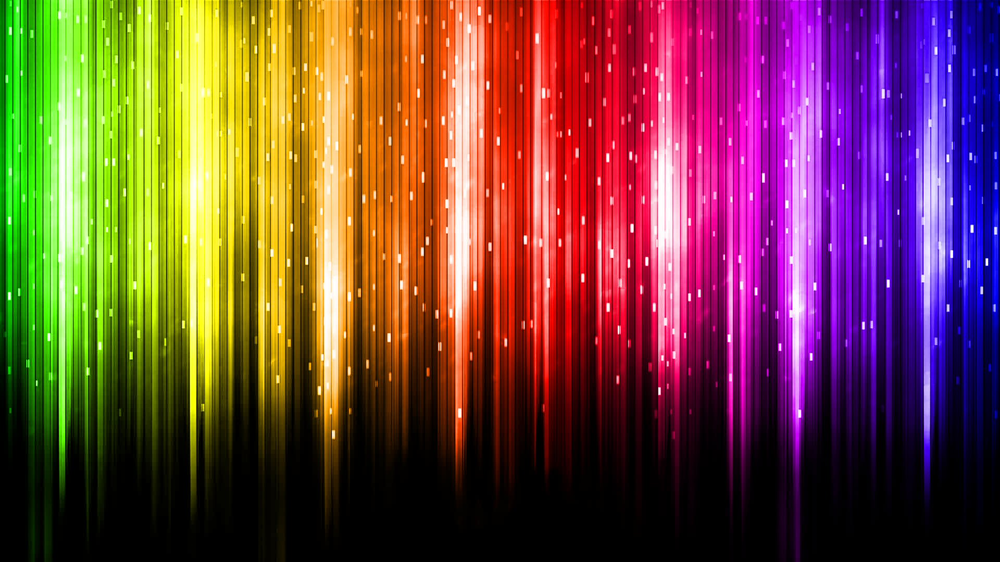
#> input picture SystemyMultimedialne/Lab01/pic1.png, 1000 x 562 px, shrunk from 1920 x 1080 before the run
$ python lab01.py
#> lines starting #> are read from the running program, lines starting #| are printed output that depends on the picture
import numpy as np
import matplotlib.pyplot as plt


class Lab01:

    def __init__(self, img, w1=-1, w2=-1, k1=-1, k2=-1):
        self.w1 = 0 if w1 == -1 else w1
        self.w2 = img.shape[0] if w1 == -1 else w2
        self.k1 = 0 if w1 == -1 else w1
        self.k2 = img.shape[1] if w1 == -1 else k2
        self.img = img[self.w1:self.w2, self.k1:self.k2, :]

    def show_plot(self):

        y1 = 0.299 * self.img[:, :, 0] + 0.587 * self.img[:, :, 1] + 0.114 * self.img[:, :, 2]
        y2 = 0.2126 * self.img[:, :, 0] + 0.7152 * self.img[:, :, 1] + 0.0722 * self.img[:, :, 2]

        # I row

        plt.subplot(3, 3, 1)
        print(self.img.shape)
        plt.imshow(self.img)

        plt.subplot(3, 3, 2)
        plt.imshow(y1, cmap=plt.cm.gray)

        plt.subplot(3, 3, 3)
        plt.imshow(y2, cmap=plt.cm.gray)

        # II row

        plt.subplot(3, 3, 4)
        plt.imshow(self.img[:, :, 0], cmap=plt.cm.gray)

        plt.subplot(3, 3, 5)
        plt.imshow(self.img[:, :, 1], cmap=plt.cm.gray)

        plt.subplot(3, 3, 6)
        plt.imshow(self.img[:, :, 2], cmap=plt.cm.gray)

        # III row

        plt.subplot(3, 3, 7)
        img_red = self.img.copy()
        img_red[:, :, 1:] = 0
        plt.imshow(img_red)

        plt.subplot(3, 3, 8)
        img_green = self.img.copy()
        img_green[:, :, 0] = 0
        img_green[:, :, 2] = 0
        plt.imshow(img_green)

        plt.subplot(3, 3, 9)
        img_blue = self.img.copy()
        img_blue[:, :, :2] = 0
        plt.imshow(img_blue)

        plt.show()


"""EXC 1"""

img1 = plt.imread('pic1.png')
#> img1 is the input picture: shape (562, 1000, 3) float32; mean R, G, B 0.459, 0.274, 0.244
pic1 = Lab01(img1)
pic1.show_plot()
#| (562, 1000, 3)

"""EXC 2"""

img2 = plt.imread('pic2.jpg')
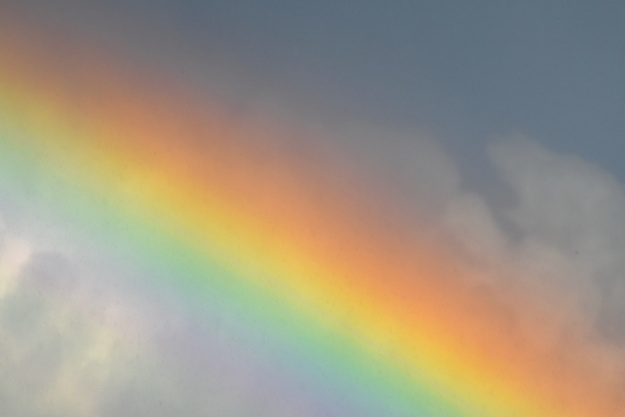
#> input picture SystemyMultimedialne/Lab01/pic2.jpg, 625 x 417 px, shrunk from 1200 x 800 before the run
#> img2 is the input picture: shape (417, 625, 3); mean R, G, B 159.6, 150.3, 131.9
pic2 = Lab01(img2, 0, 200, 0, 200)
#> call 2 of __init__, with w1 = 0, w2 = 200, k1 = 0, k2 = 200
#> in __init__ (call 2), `self.img = img[self.w1:self.w2, self.k1:self.k2, :]`:
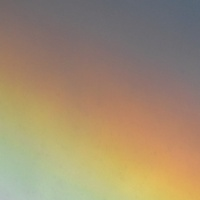
#> self.img: shape (200, 200, 3); mean R, G, B 160.1, 140.3, 112.1
pic2.show_plot()
#> in show_plot (call 2), `y1 = 0.299 * self.img[:, :, 0] + 0.587 * self.img[:, :, 1] + 0.114 * s..`:
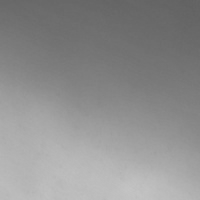
#> y1: shape (200, 200) float64; min 97.78, max 196.3, mean 143
#| (200, 200, 3)
#> in show_plot (call 2), `img_red[:, :, 1:] = 0`:
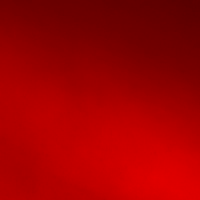
#> img_red: shape (200, 200, 3); mean R, G, B 160.1, 0, 0
#> in show_plot (call 2), `img_green[:, :, 2] = 0`:
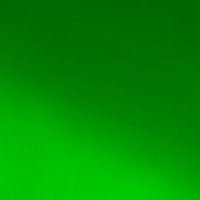
#> img_green: shape (200, 200, 3); mean R, G, B 0, 140.3, 0
#> in show_plot (call 2), `img_blue[:, :, :2] = 0`:
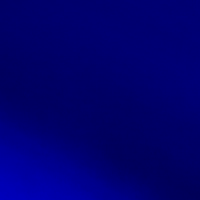
#> img_blue: shape (200, 200, 3); mean R, G, B 0, 0, 112.1
#> in show_plot (call 2), `plt.show()`:
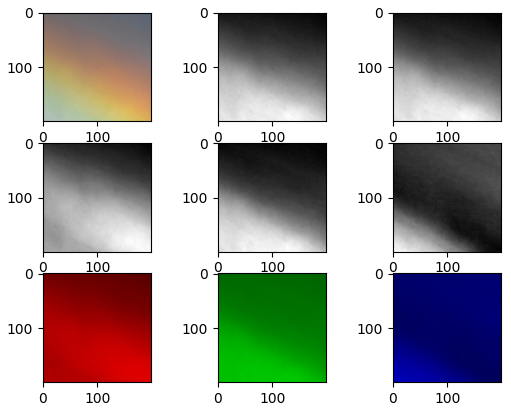
#> figure drawn by matplotlib, 9 panels
